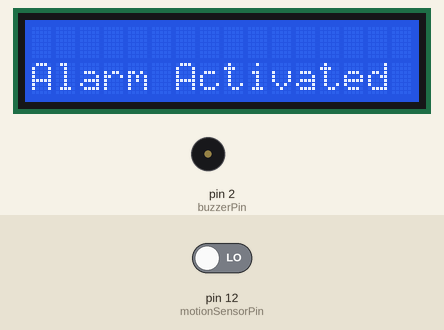
Simulated run of this sketch. Board: Arduino Uno, built with avr-gcc and run on an emulated ATmega328P. On the bench: 16×2 character LCD, buzzer (waves = sounding). Inputs (shaded band) come from the test bench; at power-on: pin 12 (motionSensorPin) LOW. What the sketch prints to the serial monitor is not drawn.

Above: at 0.9 s.
At 3.6 s:
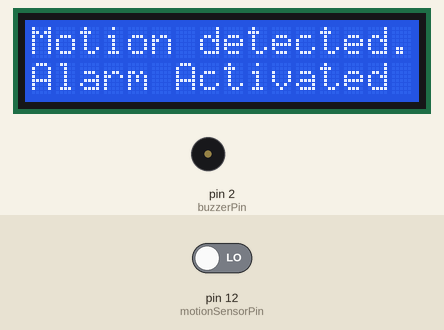
3.7 s: pin 12 (motionSensorPin) driven HIGH
At 3.83 s:
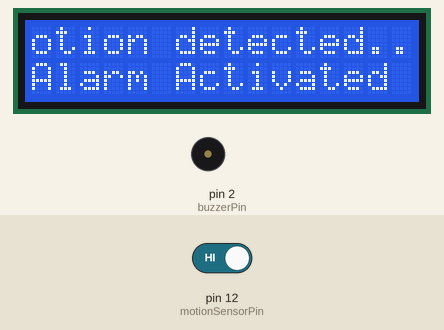
At 4.6 s:
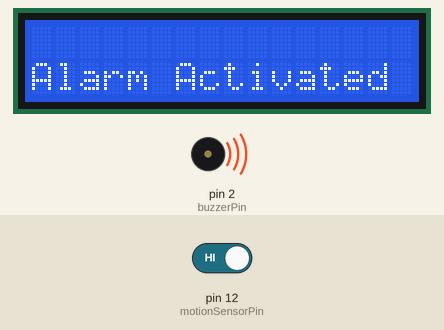
Timing chart, 0 to 11.4 s (numbered marks = the images above; inputs shaded):
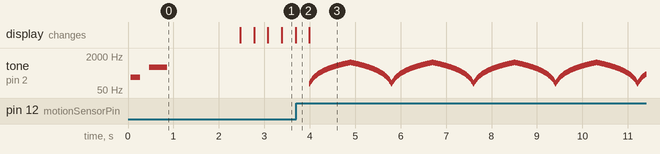

Measured:
- after the input at 3.7 s, tone on pin 2 (buzzerPin): plays 100 Hz for 0.01 s, 110 Hz for 0.01 s, 120 Hz for 0.01 s, 130 Hz for 0.01 s, 140 Hz for 0.01 s, 150 Hz for 0.01 s … (739 notes in this stretch), starting after 0.29 s

The sketch:

Arduino_security_Proj.ino
```cpp
#include <LiquidCrystal.h> // LCD Library

LiquidCrystal lcd(10,9,8,7,6,5); // Initializing LCD object with its pin connections
const int motionSensorPin = 12;      // Defining motionSensorPin variable to Arduino pin num
const int buzzerPin = 2;             // Defining Passive Buzzer variable to Arduino pin num
String defaultMessage = "Alarm Activated"; // Default message bottom lcd row
String alternateMessage = "Motion detected! A human is present."; // Human present top lcd row
String scrollingMessage2 = "No Motion detected."; // No human present top lcd row
int messageLength1; // length of message (integer)
int messageLength2; // length of message2 (integer)
int scrollDelay = 400; // Value to control speed of scrolling
int topMessagePosition = 0; // Start position for top row message
unsigned long previousMillis = 0;
unsigned long interval = 100; // Value to control smoothness of scroll
int duration = 4000; // 2 seconds
unsigned long startTime = 0; // Variable to store the start time
int buzzerState = LOW; // Initial state of the buzzer


unsigned long function1StartTime = 0;
unsigned long function2StartTime = 0;
unsigned long function1Interval = 1000; // Function 1 interval in milliseconds
unsigned long function2Interval = 500;  // Fun


void setup() {
  Serial.begin(9600);
  lcd.begin(16, 2); // Initializing the LCD with 16 columns and 2 rows
  lcd.setCursor(0, 0); // setting the cursor on lcd
  Serial.println("Simple Human Detector Alarm"); //printing to output
  pinMode(motionSensorPin, INPUT); // making sensor the input
  pinMode(buzzerPin, OUTPUT); //making bugger the output

  messageLength2 = scrollingMessage2.length();
  messageLength1 = alternateMessage.length();

 lcd.setCursor(0, 1);
  lcd.print(defaultMessage);


  // Initial beep to indicate the system is ready

  tone(buzzerPin, 200, 200);
  delay(400);
  tone(buzzerPin, 600, 400);
  delay(2000);
}

void loop() {
  int motionState = digitalRead(motionSensorPin); //Read pin of sensor

  // Check if it's time to display the scrolling message
  if (motionState == HIGH) {

    digitalWrite(buzzerPin, HIGH); // Turn on the buzzer
      // tone(buzzerPin, 200, 200);
      // delay(400);
      // tone(buzzerPin, 600, 400);
      lcd.setCursor(0, 0);
      lcd.print("                "); // Clearing the top row
      lcd.setCursor(0, 0);

    //calling function
    warSiren() ;

    Serial.println("Motion detected! A human is present."); //print output
  }
 else {
    // No motion detected, display the default message on the bottom row
    lcd.setCursor(0, 1);
    lcd.print(defaultMessage);
    // Smoothly scroll the top row message from right to left
    smoothScrollTopRowMessage(); //calling other function

  }

  delay(300); // 300 delay between sensor readings
}

void smoothScrollTopRowMessage() {
  unsigned long currentMillis = millis();

  if (currentMillis - previousMillis >= interval) {
    previousMillis = currentMillis;

    // Scrolling message on the top row of the LCD from right to left
    lcd.setCursor(0, 0);
    lcd.print(scrollingMessage2.substring(topMessagePosition, topMessagePosition + 16));
    topMessagePosition++;

    // Reseting position if message scrolled completely
    if (topMessagePosition > messageLength2) {
      topMessagePosition = 0;
    }
  }
}

void smoothScrollAlternateMessage() {
  // Smoothly scroll the alternate message on the top row of the LCD from right to left
  for (int i = 0; i < alternateMessage.length() + 16; i++) {
    lcd.setCursor(0, 0);
    int endIndex = min(i + 16, alternateMessage.length());
    lcd.print(alternateMessage.substring(i, endIndex));
    delay(scrollDelay);
  }
}

// Function to generate a war siren-like sound
void warSiren() {
  int frequency = 100; // Starting frequency (adjust as needed)
  int endFrequency = 1000; // Ending frequency (adjust as needed)
  int step = 10; // Frequency step (adjust as needed)
  int duration = 10; // Duration for each step in milliseconds (adjust as needed)
  int direction = 1; // Direction of frequency change (1 for increasing, -1 for decreasing)

   while (true) {
    tone(buzzerPin, frequency);
    delay(duration);
    noTone(buzzerPin);

    frequency += step * direction;

    // Check if we've reached the end frequency
    if (frequency >= endFrequency || frequency <= 100) {
      direction *= -1; // Reverse the direction
    }
  }
}
```
